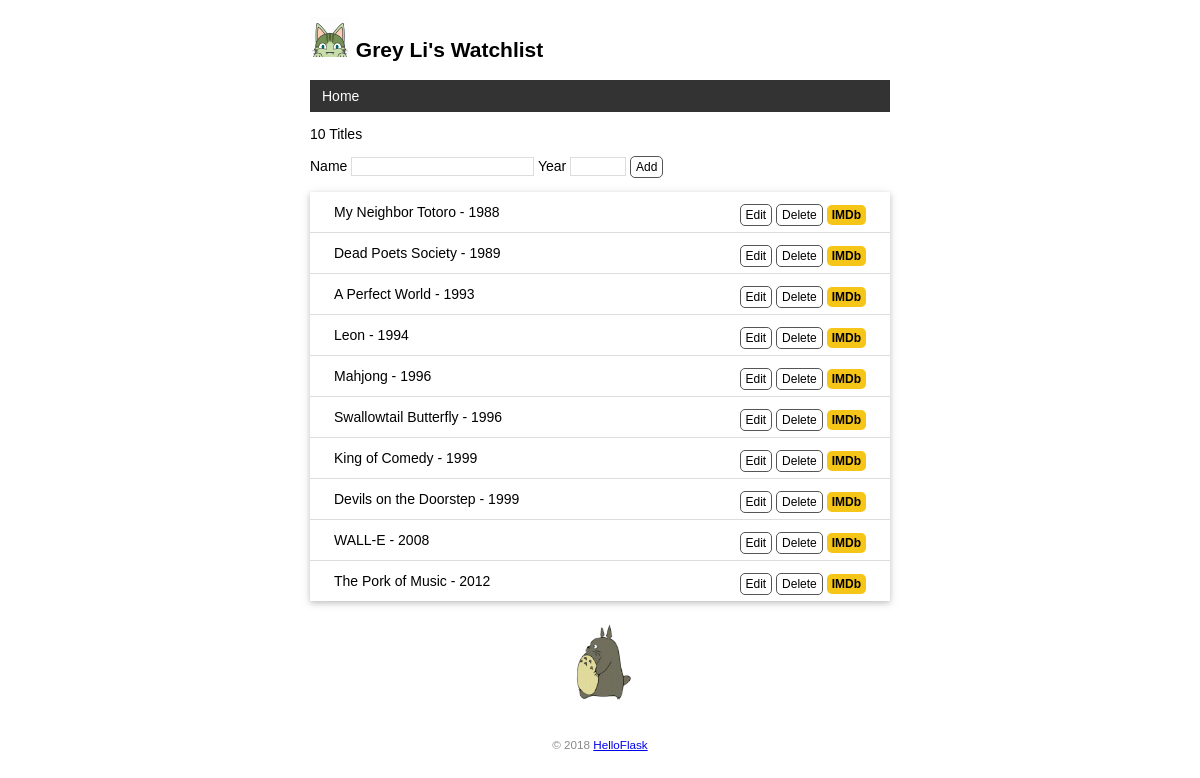
Before: / with the older database file.
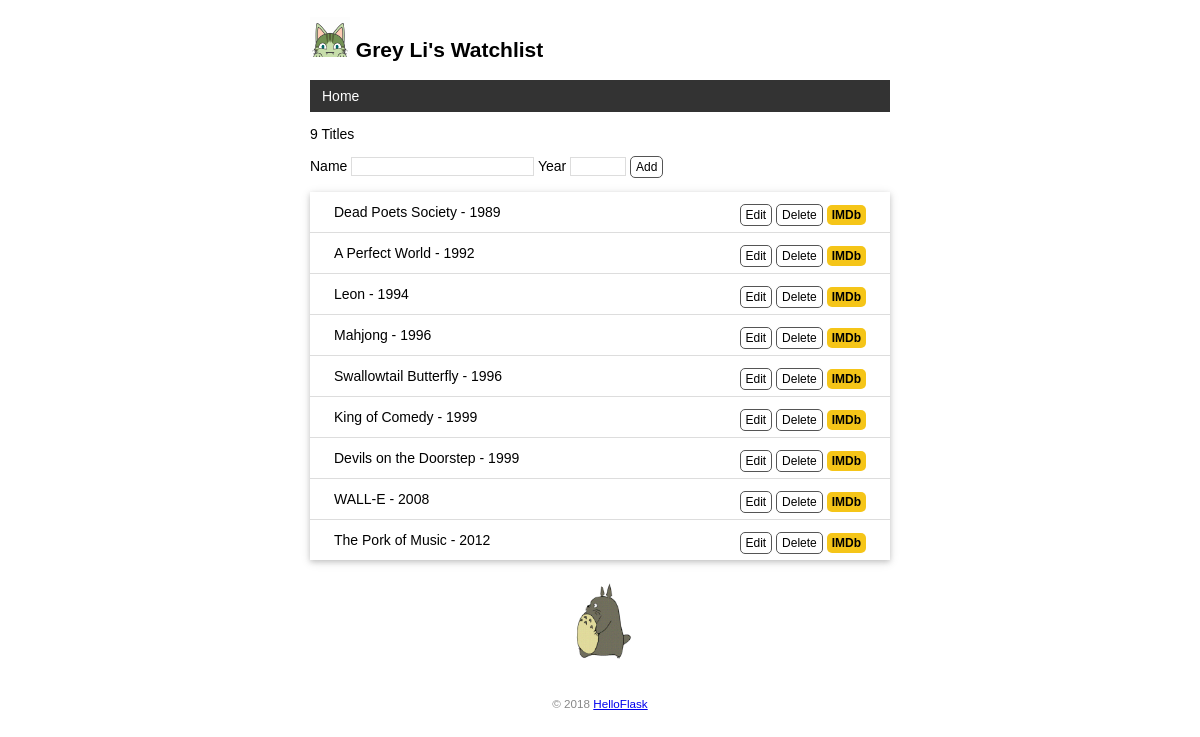
After: the same page with the newer database file.
### app.py (models this page shows)
class User(db.Model):  # 表名将会是 user（自动生成，小写处理）
    id = db.Column(db.Integer, primary_key=True)  # 主键
    name = db.Column(db.String(20))  # 名字

class Movie(db.Model):  # 表名将会是 movie
    id = db.Column(db.Integer, primary_key=True)  # 主键
    title = db.Column(db.String(60))  # 电影标题
    year = db.Column(db.String(4))  # 电影年份

### app.py (the view, shortened to what this page needs)
@app.route('/', methods=['GET', 'POST'])
def index():
    movies = Movie.query.all()
    return render_template('index.html', movies=movies)

### app.py (called while the page is built)
@app.context_processor
def inject_user():
    user = User.query.first()
    return dict(user=user)

### templates/index.html (shortened to what this page needs)
<!DOCTYPE html>
<html lang="en">
<head>
    <link rel="stylesheet" href="{{ url_for('static', filename='style.css') }}" type="text/css">
</head>
<body>
    {% extends 'base.html' %}
    {% block content %}
    <p>{{ movies|length }} Titles</p>
    <form method="post">
        Name <input type="text" name="title" autocomplete="off" required>
        Year <input type="text" name="year" autocomplete="off" required>
        <input class="btn" type="submit" name="submit" value="Add">
    </form>
    <ul class="movie-list">
        {% for movie in movies %}
        <li>{{ movie.title }} - {{ movie.year }}
           <span class="float-right">
                <a class="btn" href="{{ url_for('edit', movie_id=movie.id) }}">Edit</a>
                <form class="inline-form" method="post" action="{{ url_for('delete', movie_id=movie.id) }}">
                    <input class="btn" type="submit" name="delete" value="Delete" onclick="return confirm('Are you sure?')">
                </form>
                <a class="imdb" href="https://www.imdb.com/find?q={{ movie.title }}" target="_blank" title="Find this movie on IMDb">IMDb</a>
           </span>
        </li>
        {% endfor %}
    </ul>
    <img alt="Walking Totoro" class="totoro" src="{{ url_for('static', filename='images/totoro.gif') }}" title="to~to~ro~">
    {% endblock %}

### templates/base.html (shortened to what this page needs)
<!DOCTYPE html>
<html lang="en">
<head>
    {% block head %}
    <link rel="stylesheet" href="{{ url_for('static', filename='style.css') }}" type="text/css">
    {% endblock %}
</head>
<body>
    <h2>
        <img alt="Avatar" class="avatar" src="{{ url_for('static', filename='images/avatar.png') }}">
        {{ user.name }}'s Watchlist
    </h2>
    <nav>
        <ul>
            <li><a href="{{ url_for('index') }}">Home</a></li>
        </ul>
    </nav>
    {% block content %}{% endblock %}
    <footer>
        <small>&copy; 2018 <a href="http://helloflask.com/book/3">HelloFlask</a></small>
    </footer>
</body>
</html>

### static/style.css (style rules this page uses)
body { margin: auto; max-width: 580px; font-size: 14px; font-family: Helvetica, Arial, sans-serif; }
footer { color: #888; margin-top: 15px; text-align: center; padding: 10px; }
.avatar { width: 40px; }
.movie-list { list-style-type: none; padding: 0; margin-bottom: 10px; box-shadow: 0 2px 5px 0 rgba(0, 0, 0, 0.16), 0 2px 10px 0 rgba(0, 0, 0, 0.12); }
.movie-list li { padding: 12px 24px; border-bottom: 1px solid #ddd; }
.movie-list li:last-child { border-bottom:none; }
.totoro { display: block; margin: 0 auto; height: 100px; }
nav ul { list-style-type: none; margin: 0; padding: 0; overflow: hidden; background-color: #333; }
nav li { float: left; }
nav li a { display: block; color: white; text-align: center; padding: 8px 12px; text-decoration: none; }
.float-right { float: right; }
.imdb { font-size: 12px; font-weight: bold; color: black; text-decoration: none; background: #F5C518; border-radius: 5px; padding: 3px 5px; }
input[type=submit] { font-family: inherit; }
input[type=text] { border: 1px solid #ddd; }
input[name=year] { width: 50px; }
.btn { font-size: 12px; padding: 3px 5px; text-decoration: none; cursor: pointer; background-color: white; color: black; border: 1px solid #555555; border-radius: 5px; }
.inline-form { display: inline; }

Changed rows visible on the page:
removed Movie: title "My Neighbor Totoro", year "1988"
changed Movie "A Perfect World": year "1993" → "1992"
Other visible differences:
{{ movies|length }}: "10" → "9"
